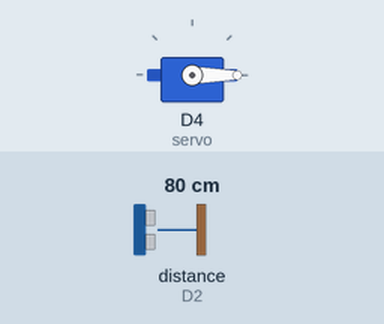
Recording of a sketch running on a simulated ESP8266 (NodeMCU). On the bench: servo. Wiring (inferred from the names in the program): ultrasonic range finder: trigger D1; echo D2. The test bench sets the inputs (shaded band); at power-on: distance to the obstacle (sensor on D2) 80 cm. The echo pulse lasts 58.3 µs per cm; WiFi joins after 1.5 s; servers stay silent unless stated; the local clock reads 2024-03-15 10:24:30 at power-on unless the sketch sets it; what the sketch prints to the serial monitor is not drawn.

Above: at 5.0 s.
5.1 s: distance to the obstacle (sensor on D2) set to 7 cm
7.0 s: distance to the obstacle (sensor on D2) set to 4 cm
At 8.6 s:
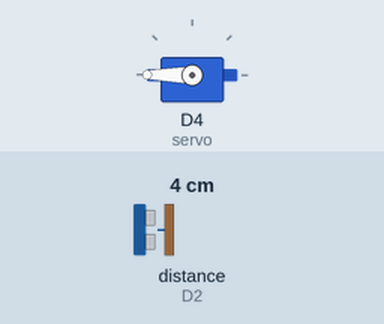
9.3 s: distance to the obstacle (sensor on D2) set to 9 cm
At 10.0 s:
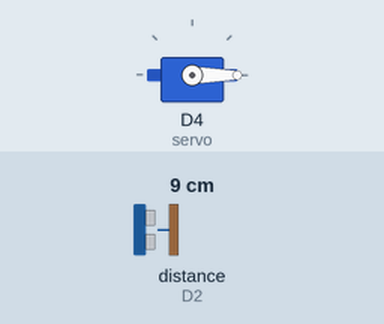
10.9 s: distance to the obstacle (sensor on D2) set to 2 cm
At 12.8 s:
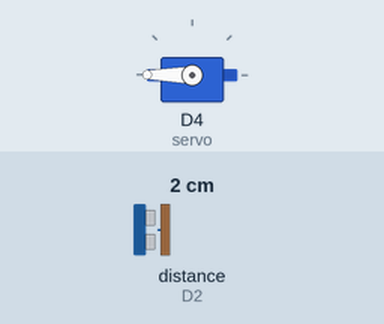
Timing chart, 0 to 13.9 s (numbered marks = the images above; inputs shaded):
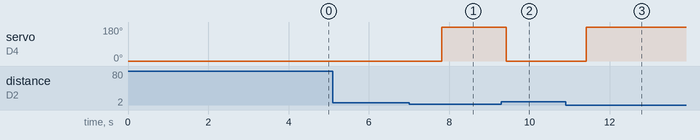

Measured:
- the behaviour switches between 6 and 5 cm on distance to the obstacle (sensor on D2) (found by bisection; images 0 and 1)
- after the input at 5.1 s, every drawn part: stays the same
- after the input at 7.0 s, servo on D4 (servo): 0° → 180° after 0.82 s
- after the input at 9.3 s, servo on D4 (servo): 180° → 0° after 0.12 s
- after the input at 10.9 s, servo on D4 (servo): 0° → 180° after 0.52 s

The sketch:

flood.ino
```cpp
#include "ThingSpeak.h"
#include <ESP8266WiFi.h>
#include <Servo.h>
#include <WiFiClientSecure.h>
#include <UniversalTelegramBot.h>
#include <ArduinoJson.h>
Servo servo;
const int trigPin1 = D1;
const int echoPin1 = D2;
unsigned long ch_no = 1525190;
const char * write_api = "6P80S1Y5IAP6FEU9";
char auth[] = "bhumika00";
unsigned long startMillis;
unsigned long currentMillis;
const unsigned long period = 10000;
WiFiClient client1;
long duration1;
int distance1;
// Initialize Telegram BOT
#define BOTtoken "5016988989:AAEJuqz5JCzivAxfmJ3Lce5pDUNl9_WENg0" // your Bot Token(Get from Botfather)
#define CHAT_ID "1390131791"
X509List cert(TELEGRAM_CERTIFICATE_ROOT);
WiFiClientSecure client;
UniversalTelegramBot bot(BOTtoken, client);
void setup()
{
pinMode(trigPin1, OUTPUT);
pinMode(echoPin1, INPUT);
Serial.begin(9600);
configTime(0, 0, "pool.ntp.org"); // get UTC time via NTP
client.setTrustAnchors(&cert); // Add root certificate for api.telegram.org
WiFi.begin("Abcd","jacd0605");
while (WiFi.status() != WL_CONNECTED)
{
delay(500);
Serial.print(".");
}
Serial.println("WiFi connected");
Serial.println(WiFi.localIP());
ThingSpeak.begin(client1);
bot.sendMessage(CHAT_ID, "Bot started up", "");
startMillis = millis(); //initial start time
servo.attach(2); //D4
servo.write(0);
delay(2000);
}
void loop()
{
digitalWrite(trigPin1, LOW);
delayMicroseconds(2);
digitalWrite(trigPin1, HIGH);
delayMicroseconds(10);
digitalWrite(trigPin1, LOW);
duration1 = pulseIn(echoPin1, HIGH);
distance1 = duration1 * 0.034 / 2;
Serial.println(distance1);
if (distance1 <= 4)
{
servo.write(180);
delay(100);
}
else
{
servo.write(0);
delay(1000);
}
currentMillis = millis();
if (currentMillis - startMillis >= period)
{
ThingSpeak.setField(1, distance1);
ThingSpeak.writeFields(ch_no, write_api);
startMillis = currentMillis;
}
if (distance1 <= 4)
bot.sendMessage(CHAT_ID, "Flood Alert!!", "");
}
```
